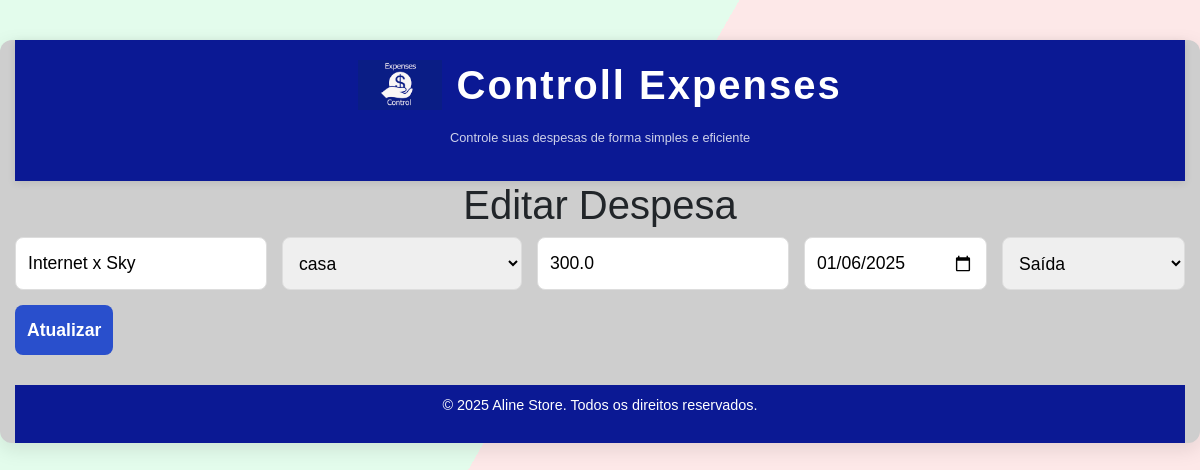
The app's page /edit/4 with its own data.
### app.py (models this page shows)
class Expense(db.Model):
    id = db.Column(db.Integer, primary_key=True)
    description = db.Column(db.String(200), nullable=False)
    category = db.Column(db.String(50), nullable=False)
    value = db.Column(db.Float, nullable=False)
    date = db.Column(db.Date, nullable=False, default=datetime.utcnow)
    type = db.Column(db.String(10), nullable=False, default='saida')  # entrada ou saída

class Category(db.Model):
    id = db.Column(db.Integer, primary_key=True)
    name = db.Column(db.String(50), unique=True, nullable=False)

### app.py (the view, shortened to what this page needs)
@app.route('/edit/<int:expense_id>', methods=['GET', 'POST'])
def edit_expense(expense_id):
    expense = Expense.query.get_or_404(expense_id)
    categories = Category.query.all()
    return render_template('edit_expense.html', expense=expense, categories=categories)

### templates/edit_expense.html (shortened to what this page needs)
{% extends "base.html" %}
{% block content %}
<h1>Editar Despesa</h1>
<form action="{{ url_for('edit_expense', expense_id=expense.id) }}" method="POST" class="form-expense">
    <input type="text" name="description" value="{{ expense.description }}" placeholder="Descrição" required>
    <select name="category" required>
        {% for category in categories %}
        <option value="{{ category.name }}" {% if category.name == expense.category %}selected{% endif %}>{{ category.name }}</option>
        {% endfor %}
    </select>
    <input type="number" step="0.01" name="value" value="{{ expense.value }}" placeholder="Valor" required>
    <input type="date" name="date" value="{{ expense.date.strftime('%Y-%m-%d') }}" required>
    <select name="type" required>
        <option value="saida" {% if expense.type == 'saida' %}selected{% endif %}>Saída</option>
    </select>
    <button type="submit" class="btn btn-primary">Atualizar</button>
</form>
{% endblock %}

### static/css/style.css (style rules this page uses)
body { font-family: 'Roboto', sans-serif; background: linear-gradient(120deg, #e3fcec 50%, #fde8e8 50%); margin: 0; padding: 0; }
h1 { text-align: center; color: #333333; margin-bottom: 15px; font-size: 2.8rem; }
.form-expense { display: flex; flex-wrap: wrap; gap: 15px; margin-bottom: 25px; }
.form-expense input, .form-expense select, .form-expense button { flex: 1; padding: 12px; font-size: 1.1rem; border: 1px solid #ddd; border-radius: 8px; transition: box-shadow 0.3s ease; }
.form-expense button { flex: none; background-color: #294fcc; color: white; border: none; cursor: pointer; font-weight: bold; }

### templates/base.html (style rules this page uses)
body { background-color: #f4f4f4; font-family: 'Arial', sans-serif; margin: 0; padding: 0; }

### records on screen
Expense: description "Internet x Sky", category "casa", value "300.0", date "01/06/2025", type "Saída"
